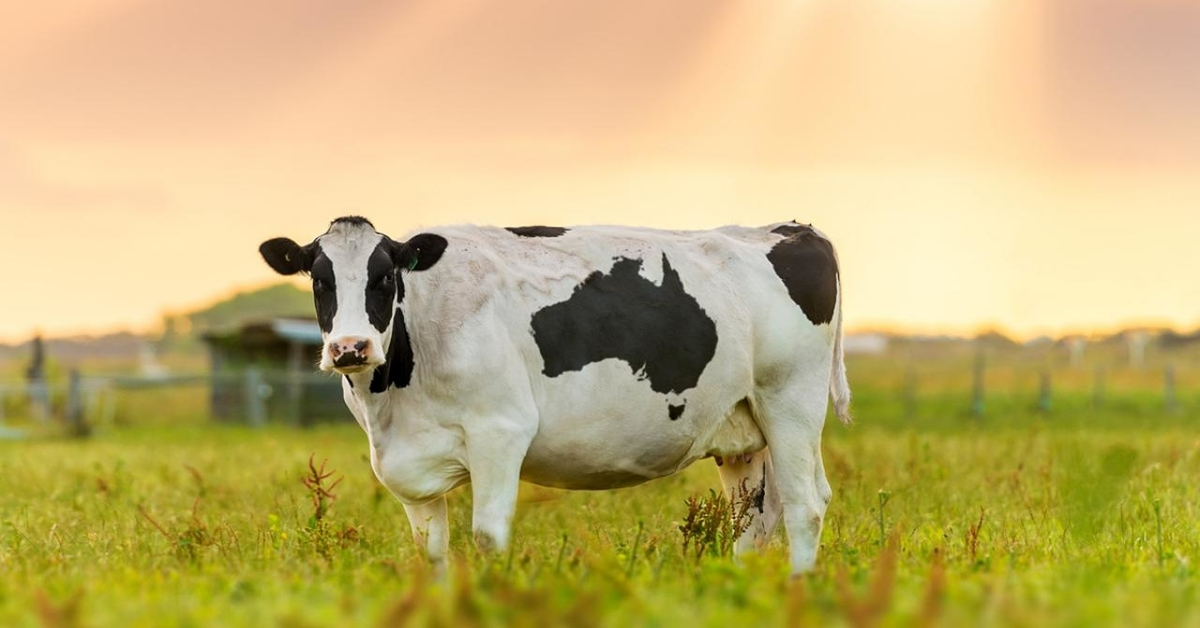
#> input picture images/Cow.jpg, 1200 x 628 px
$ jupyter execute 'Linear brightness and contrast adjustment .ipynb'
#> lines starting #> are read from the running program, lines starting #| are printed output that depends on the picture
[cell 1]
import cv2
import numpy as np
import matplotlib.pyplot as plt

g(x)=alpha*f(x)+Beta

[cell 2]
image=cv2.imread('images/Cow.jpg')
#> image is the input picture: shape (628, 1200, 3); mean B, G, R 115, 177.8, 195.8
new_image = np.zeros(image.shape, image.dtype)

alpha = float(input('* Enter the alpha value [0.1-3.0]: '))
#> the answer given: 1
beta = int(input('* Enter the beta value [0-100]: '))
#> the answer given: 3

new_image = cv2.convertScaleAbs(image, alpha=alpha, beta=beta)


plt.figure(figsize=[15,5])
plt.subplot(121);plt.imshow(image[...,::-1]);plt.title("Original");
plt.subplot(122);plt.imshow(new_image[...,::-1]);plt.title("Output");
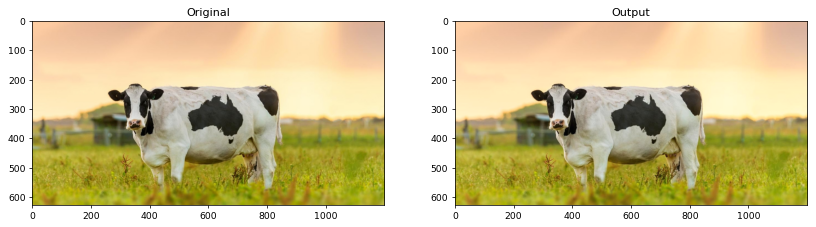
#> figure drawn by matplotlib, 2 panels

# Histogram analysis

[cell 3]
new_image2 = np.zeros(image.shape, image.dtype)

[cell 4]
gray_image =  cv2.cvtColor(image, cv2.COLOR_BGR2GRAY)
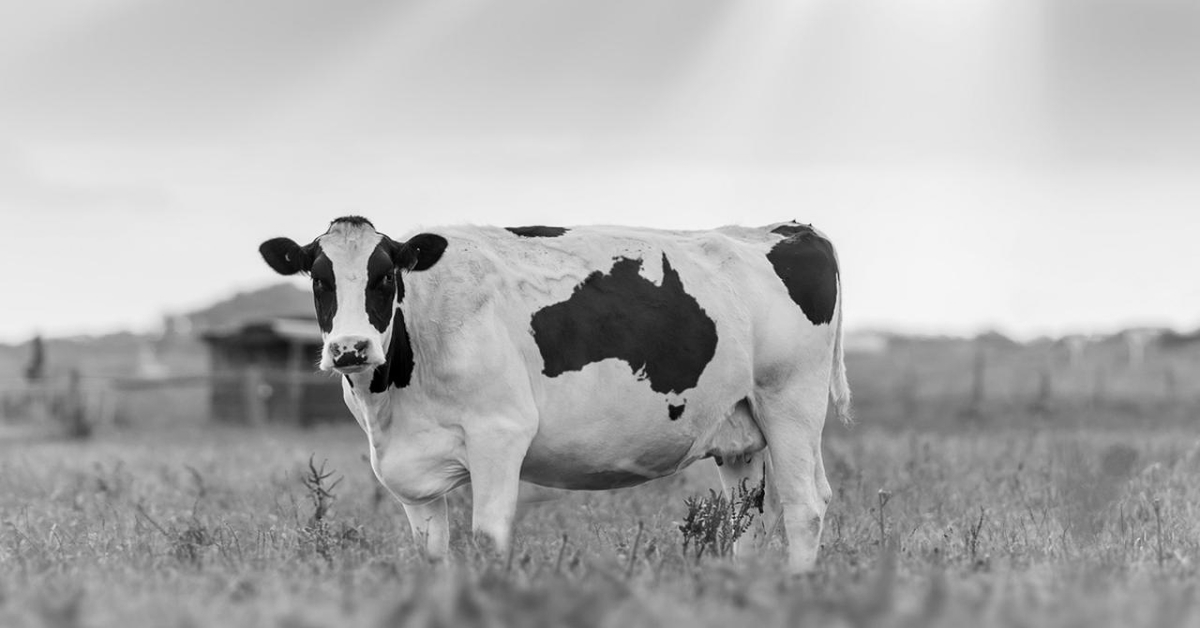
#> gray_image: shape (628, 1200); min 0, max 247, mean 176.1
gray_new_image = cv2.cvtColor(new_image, cv2.COLOR_BGR2GRAY)
gray_new_image2 = cv2.cvtColor(new_image2, cv2.COLOR_BGR2GRAY)
#> new_image2: shape (628, 1200, 3); every value is 0

[cell 5]
a=np.array([[1,5,6],[2,6,8]])
a.ravel()

[cell 6]
plt.figure(figsize=[15,5])
plt.subplot(131);plt.hist(gray_image.ravel(),256,[0,256]);plt.title("Original");
plt.subplot(132);plt.hist(gray_new_image.ravel(),256,[0,256]);plt.title("new_image");
plt.subplot(133);plt.hist(gray_new_image2.ravel(),256,[0,256]);plt.title("new_image2");
#> after `plt.hist(gray_new_image2.ravel(), 256, [0, 256])`: gray_new_image2: shape (628, 1200); every value is 0
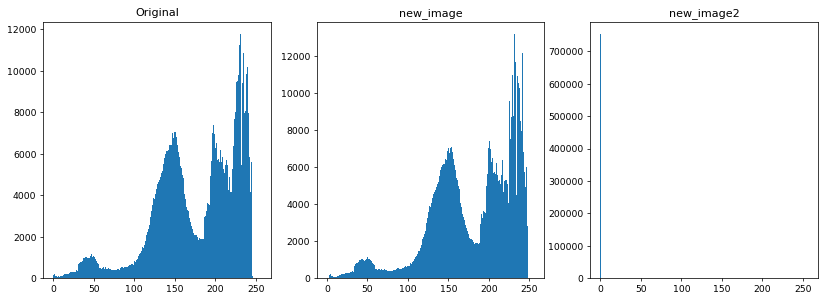
#> figure drawn by matplotlib, 3 panels; panel 1: tallest bar 11775 high, from x = 231 to 232; panel 2: tallest bar 13176 high, from x = 231 to 232; panel 3: tallest bar 753600 high, from x = 0 to 1
